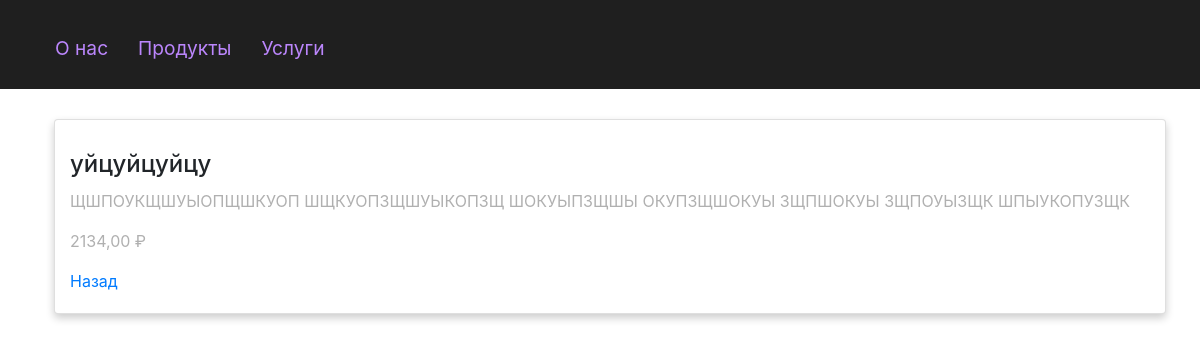
The page /service/ujcujcujcu/ on the database its author committed.
### main/models.py (models this page shows, shortened)
class Service(models.Model):
    category = models.ForeignKey(Category, on_delete=models.CASCADE)
    name = models.CharField(max_length=200)
    slug = models.SlugField(max_length=200)
    price = models.DecimalField(max_digits=10, decimal_places=2)
    available = models.BooleanField(default=True)
    description = models.TextField(blank=True)
    created = models.DateTimeField(auto_now_add=True)
    updated = models.DateTimeField(auto_now=True)
    class Meta:
        ordering = ("name",)
        verbose_name = "услуга"
        verbose_name_plural = "услуги"

### main/views.py (the view)
# urls.py: path("service/<slug:slug>/", views.service_detail, name="service_detail"),
def service_detail(request, slug):
    service = get_object_or_404(Service, slug=slug, available=True)
    return render(request, "main/service/detail.html", {"service": service})

### main/templates/main/service/detail.html (shortened to what this page needs)
{% extends 'main/base.html' %}
{% block content %}
  <div class="container">
    <div class="row">
      <div class="col-md-12 card">
        <h1>{{ service.name }}</h1>
        <p>{{ service.description }}</p>
        <p>{{ service.price }} ₽</p>
        <a href="/?tab=services">Назад</a>
      </div>
    </div>
  </div>
{% endblock %}

### main/static/css/base.css (style rules this page uses)
body { background-color: #121212; color: #ffffff; font-family: 'Roboto', sans-serif; margin: 0; padding: 0; }
.container { display: flex; flex-wrap: wrap; justify-content: center; padding: 20px; }
.card { background-color: #1e1e1e; padding: 20px; margin: 10px; border-radius: 10px; width: 300px; box-shadow: 0 4px 8px rgba(0, 0, 0, 0.2); transition: transform 0.2s; }
.card h1 { font-size: 1.5em; margin: 10px 0; }
.card p { font-size: 1em; color: #b0b0b0; }
.card a { text-decoration: none; }

### rows shown on the page
Service: name "уйцуйцуйцу", description "ЩШПОУКЩШУЫОПЩШКУОП ШЩКУОПЗЩШУЫКОПЗЩ ШОКУЫПЗЩШЫ ОКУПЗЩШОКУЫ ЗЩПШОКУЫ ЗЩПОУЫЗЩК ШПЫУКОПУЗЩК", price "2134,00"
